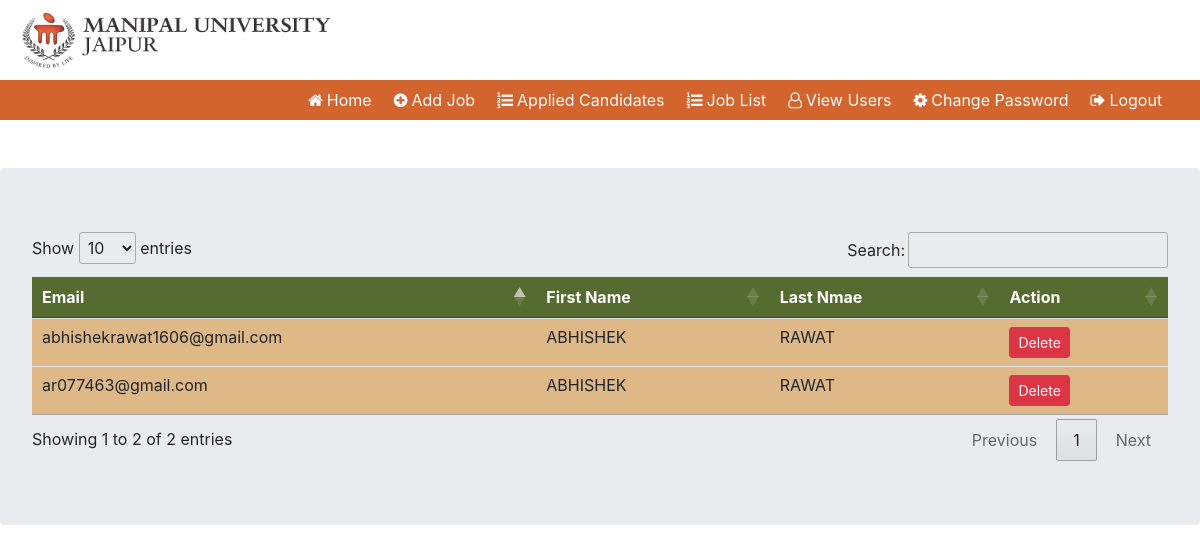
The app's page /showuser with its own data.
### job/models.py (models this page shows, shortened)
class User(AbstractBaseUser,PermissionsMixin):
    username = None
    Name = models.CharField(max_length=255, null=True,blank=True )
    middlename = models.CharField(max_length=255, null=True,blank=True )
    email = models.CharField(max_length=255, null=True,blank=True , unique=True)
    contact = models.CharField(max_length=12, null=True,blank=True)
    fname = models.CharField(max_length=255, null=True,blank=True)
    laname = models.CharField(max_length=255, null=True,blank=True)
    father = models.CharField(max_length=30, null=True,blank=True)
    mother = models.CharField(max_length=30, null=True,blank=True)
    aadhar = models.CharField(max_length=50, null=True,blank=True)
    passport = models.CharField(max_length=50, null=True,blank=True)
    pancard = models.CharField(max_length=50, null=True,blank=True)
    drivinglicens = models.CharField(max_length=50, null=True,blank=True)
    martial = models.CharField(max_length=20, null=True,blank=True)
    age = models.CharField(max_length=10, null=True,blank=True)
    gender = models.CharField(max_length=20, null=True,blank=True)
    password = models.CharField(max_length=255, null=True,blank=True)
    cpassword = models.CharField(max_length=255, null=True,blank=True)
    address1 = models.CharField(max_length=100, null=True,blank=True)
    address2 = models.CharField(max_length=100, null=True,blank=True)
    landmark = models.CharField(max_length=100, null=True,blank=True)
    state = models.CharField(max_length=100, null=True,blank=True)
    city = models.CharField(max_length=100, null=True,blank=True)
    district = models.CharField(max_length=100, null=True,blank=True)
    pin = models.CharField(max_length=100,null=True,blank=True)
    tehsil = models.CharField(max_length=200, null=True,blank=True)
    nationlity = models.CharField(max_length=200, null=True,blank=True)
    domicial = models.CharField(max_length=200, null=True,blank=True)
    domicial_certificate = models.CharField(max_length=200, null=True,blank=True)
    domicial_date = models.CharField(max_length=200, null=True,blank=True)
    domicial_district = models.CharField(max_length=200, null=True,blank=True)
    caddress1 = models.CharField(max_length=100, null=True, blank=True)
    caddress2 = models.CharField(max_length=100, null=True, blank=True)
    clandmark = models.CharField(max_length=100, null=True, blank=True)
    cstate = models.CharField(max_length=100, null=True, blank=True)
    ccity = models.CharField(max_length=100, null=True, blank=True)
    cdistrict = models.CharField(max_length=100, null=True, blank=True)
    cpin = models.CharField(max_length=100, null=True, blank=True)
    ctehsil = models.CharField(max_length=200, null=True, blank=True)
    cnationlity = models.CharField(max_length=200, null=True, blank=True)
    caste = models.CharField(max_length=200, null=True,blank=True)
    PhysicallyHandicap = models.CharField(max_length=200, null=True,blank=True)
    economically = models.CharField(max_length=200, null=True,blank=True)
    Quata = models.CharField(max_length=200, null=True,blank=True)
    Minority = models.CharField(max_length=200, null=True,blank=True)
    qualification = models.CharField(max_length=200, null=True,blank=True)
    sscuniversity = models.CharField(max_length=200, null=True,blank=True)
    ssccollege = models.CharField(max_length=200, null=True,blank=True)
    sscdate = models.CharField(max_length=200, null=True,blank=True)
    ssctotalmarks = models.CharField(max_length=200, null=True,blank=True)
    sscobtainmarks= models.CharField(max_length=200, null=True,blank=True)
    sscgrade = models.CharField(max_length=200, null=True,blank=True)
    sscdoc = models.ImageField(upload_to='sscdoc', null=True,blank=True)
    hscuniversity = models.CharField(max_length=200, null=True, blank=True)
    hsccollege = models.CharField(max_length=200, null=True, blank=True)
    hscdate = models.CharField(max_length=200, null=True, blank=True)
    hsctotalmarks = models.CharField(max_length=200, null=True, blank=True)
    hscobtainmarks = models.CharField(max_length=200, null=True, blank=True)
    hscgrade = models.CharField(max_length=200, null=True, blank=True)
    hscdoc = models.ImageField(upload_to='hscdoc', null=True, blank=True)
    graduationuniversity = models.CharField(max_length=200, null=True, blank=True)
    graduationcollege = models.CharField(max_length=200, null=True, blank=True)
    graduationdate = models.CharField(max_length=200, null=True, blank=True)
    graduationtotalmarks = models.CharField(max_length=200, null=True, blank=True)
    graduationobtainmarks = models.CharField(max_length=200, null=True, blank=True)
    graduationgrade = models.CharField(max_length=200, null=True, blank=True)
    graduationdoc = models.ImageField(upload_to='graduationdoc', null=True, blank=True)
    postgraduationuniversity = models.CharField(max_length=200, null=True, blank=True)
    postgraduationcollege = models.CharField(max_length=200, null=True, blank=True)
    postgraduationdate = models.CharField(max_length=200, null=True, blank=True)
    postgraduationtotalmarks = models.CharField(max_length=200, null=True, blank=True)
    postgraduationobtainmarks = models.CharField(max_length=200, null=True, blank=True)
    postgraduationgrade = models.CharField(max_length=200, null=True, blank=True)
    postgraduationdoc = models.ImageField(upload_to='postgraduationdoc', null=True, blank=True)
    phduniversity = models.CharField(max_length=200, null=True, blank=True)
    phdcollege = models.CharField(max_length=200, null=True, blank=True)
    phddate = models.CharField(max_length=200, null=True, blank=True)
    phdtotalmarks = models.CharField(max_length=200, null=True, blank=True)
    phdobtainmarks = models.CharField(max_length=200, null=True, blank=True)
    phdgrade = models.CharField(max_length=200, null=True, blank=True)
    phddoc = models.ImageField(upload_to='phddoc', null=True, blank=True)
    year = models.CharField(max_length=10, null=True,blank=True)
    month = models.CharField(max_length=10, null=True,blank=True)
    designation = models.CharField(max_length=100, null=True,blank=True)
    department = models.CharField(max_length=100, null=True,blank=True)
    companyname = models.CharField(max_length=100, null=True,blank=True)
    appointmen = models.CharField(max_length=100, null=True,blank=True)
    salary = models.CharField(max_length=100, null=True,blank=True)
    expectedsalary = models.CharField(max_length=100, null=True,blank=True)
    moreyear = models.CharField(max_length=10, null=True,blank=True)
    moremonth = models.CharField(max_length=10, null=True,blank=True)
    moredesignation = models.CharField(max_length=100, null=True,blank=True)
    moredepartment = models.CharField(max_length=100, null=True,blank=True)
    morecompanyname = models.CharField(max_length=100, null=True,blank=True)
    moreappointmen = models.CharField(max_length=100, null=True,blank=True)
    moresalary = models.CharField(max_length=100, null=True,blank=True)
    moreexpectedsalary = models.CharField(max_length=100, null=True,blank=True)
    profilepic = models.ImageField(upload_to='profile',blank=True,null=True)
    signature = models.ImageField(upload_to='signature',blank=True,null=True)
    type = models.CharField(max_length=15, null=True,blank=True)
    verify = models.BooleanField(default=False)
    status = models.CharField(max_length=20, null=True,blank=True)
    Education = models.CharField(max_length=20, null=True,blank=True)
    is_staff = models.BooleanField(default=False, )
    is_superuser = models.BooleanField(default=False)
    created = models.DateTimeField(auto_now_add=True, null=True, blank=True)
    updated = models.DateTimeField(auto_now=True, null=True, blank=True)
    USERNAME_FIELD = 'email'
    REQUIRED_FIELDS = []
    objects = Usermanager()

### superadmin/views.py (the view)
# urls.py: path('showuser', showusers, name="showuser"),
def showusers(request):
    allusers = user.objects.filter(is_superuser=False)
    return render(request,'admin/studentview.html',{'allusers':allusers})

### templates/admin/studentview.html (shortened to what this page needs)
{%  load static %}
{%   block body %}
{%   include 'admin/admin_navigation.html'%}
<div class="jumbotron">
    <table class="table table-hover " id="bootstrapdatatable">
    <thead>
        <tr style="background-color:darkolivegreen; color : white">
            <th>Email</th>
            <th>First Name</th>
            <th>Last Nmae</th>
            <th>Action</th>
        </tr>
    </thead>
        <tbody>
            {% for i in allusers %}
            <tr style="background-color: #DEB887;">
                <td>{{i.email}}</td>
                <td>{{i.fname}}</td>
                <td>{{i.laname}}</td>
                <td>
<a id="deluser" data-id="{{ i.id }}" class="btn btn-danger btn-sm">Delete</a>
                </td>
            </tr>
            {% endfor %}
        </tbody>
</table>
</div>
{% endblock %}

### records on screen
User: email "ar077463@gmail.com", fname "ABHISHEK", laname "RAWAT"
User: email "abhishekrawat1606@gmail.com", fname "ABHISHEK", laname "RAWAT"
